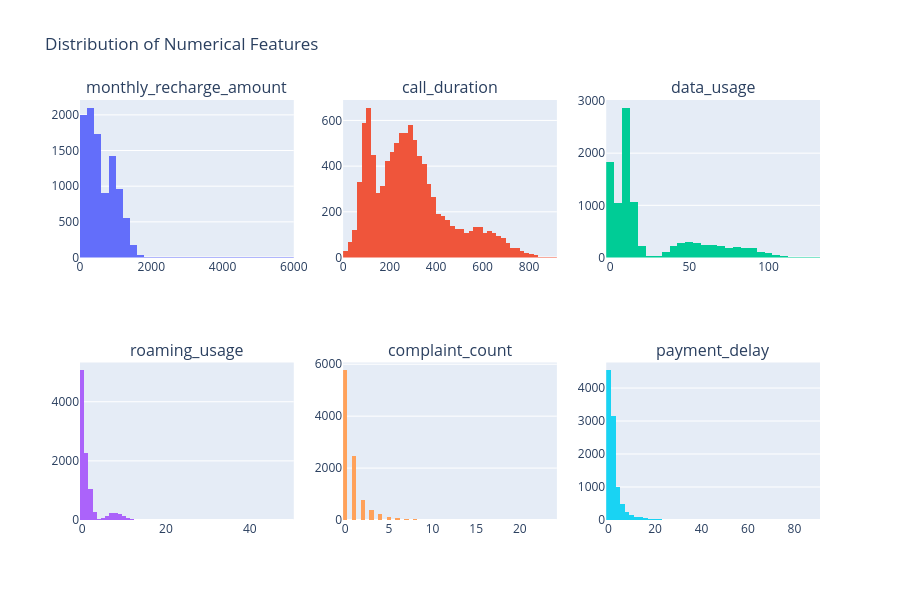

Notebook source saved alongside this figure:
### Markdown cell above
## 6. Exploratory Data Analysis with Plotly Visualizations

**Technique:** Interactive Data Visualization

**What we're doing:** Creating interactive Plotly visualizations to explore feature distributions, detect outliers, and understand relationships.

**Why:** Visualizations help us understand data patterns, identify outliers, and inform our choice of algorithms and parameters.

### Code cell
# Distribution plots for key numerical features
numerical_features = ['monthly_recharge_amount', 'call_duration', 'data_usage', 
                      'roaming_usage', 'complaint_count', 'payment_delay']

fig = make_subplots(rows=2, cols=3, subplot_titles=numerical_features)

for idx, feature in enumerate(numerical_features):
    row = idx // 3 + 1
    col = idx % 3 + 1
    fig.add_trace(
        go.Histogram(x=df_clean[feature], name=feature, nbinsx=50),
        row=row, col=col
    )

fig.update_layout(height=600, showlegend=False, title_text="Distribution of Numerical Features")
fig.show()

print('Result: The histograms show the distribution of each feature. We can observe:')
print('  - Monthly recharge has a wide range, suggesting diverse customer segments')
print('  - Most features show right-skewed distributions with potential outliers')
print('  - This confirms the need for scaling and outlier detection')

### Figure 1 — Plotly figure (JSON) as saved in the notebook; plotly's stock layout.template omitted (floating-point values rounded to 4 significant figures; data arrays with more than 128 entries replaced by an {"elided": "..."} marker saying what was removed)
{"data": [{"name": "monthly_recharge_amount", "nbinsx": 50, "type": "histogram", "x": {"elided": "10000 float values"}, "xaxis": "x", "yaxis": "y"}, {"name": "call_duration", "nbinsx": 50, "type": "histogram", "x": {"elided": "10000 float values"}, "xaxis": "x2", "yaxis": "y2"}, {"name": "data_usage", "nbinsx": 50, "type": "histogram", "x": {"elided": "10000 float values"}, "xaxis": "x3", "yaxis": "y3"}, {"name": "roaming_usage", "nbinsx": 50, "type": "histogram", "x": {"elided": "10000 float values"}, "xaxis": "x4", "yaxis": "y4"}, {"name": "complaint_count", "nbinsx": 50, "type": "histogram", "x": {"elided": "10000 float values"}, "xaxis": "x5", "yaxis": "y5"}, {"name": "payment_delay", "nbinsx": 50, "type": "histogram", "x": {"elided": "10000 float values"}, "xaxis": "x6", "yaxis": "y6"}], "layout": {"annotations": [{"font": {"size": 16}, "showarrow": false, "text": "monthly_recharge_amount", "x": 0.1444, "xanchor": "center", "xref": "paper", "y": 1, "yanchor": "bottom", "yref": "paper"}, {"font": {"size": 16}, "showarrow": false, "text": "call_duration", "x": 0.5, "xanchor": "center", "xref": "paper", "y": 1, "yanchor": "bottom", "yref": "paper"}, {"font": {"size": 16}, "showarrow": false, "text": "data_usage", "x": 0.8556, "xanchor": "center", "xref": "paper", "y": 1, "yanchor": "bottom", "yref": "paper"}, {"font": {"size": 16}, "showarrow": false, "text": "roaming_usage", "x": 0.1444, "xanchor": "center", "xref": "paper", "y": 0.375, "yanchor": "bottom", "yref": "paper"}, {"font": {"size": 16}, "showarrow": false, "text": "complaint_count", "x": 0.5, "xanchor": "center", "xref": "paper", "y": 0.375, "yanchor": "bottom", "yref": "paper"}, {"font": {"size": 16}, "showarrow": false, "text": "payment_delay", "x": 0.8556, "xanchor": "center", "xref": "paper", "y": 0.375, "yanchor": "bottom", "yref": "paper"}], "height": 600, "showlegend": false, "title": {"text": "Distribution of Numerical Features"}, "xaxis": {"anchor": "y", "domain": [0, 0.2889]}, "xaxis2": {"anchor": "y2", "domain": [0.3556, 0.6444]}, "xaxis3": {"anchor": "y3", "domain": [0.7111, 1]}, "xaxis4": {"anchor": "y4", "domain": [0, 0.2889]}, "xaxis5": {"anchor": "y5", "domain": [0.3556, 0.6444]}, "xaxis6": {"anchor": "y6", "domain": [0.7111, 1]}, "yaxis": {"anchor": "x", "domain": [0.625, 1]}, "yaxis2": {"anchor": "x2", "domain": [0.625, 1]}, "yaxis3": {"anchor": "x3", "domain": [0.625, 1]}, "yaxis4": {"anchor": "x4", "domain": [0, 0.375]}, "yaxis5": {"anchor": "x5", "domain": [0, 0.375]}, "yaxis6": {"anchor": "x6", "domain": [0, 0.375]}}}
